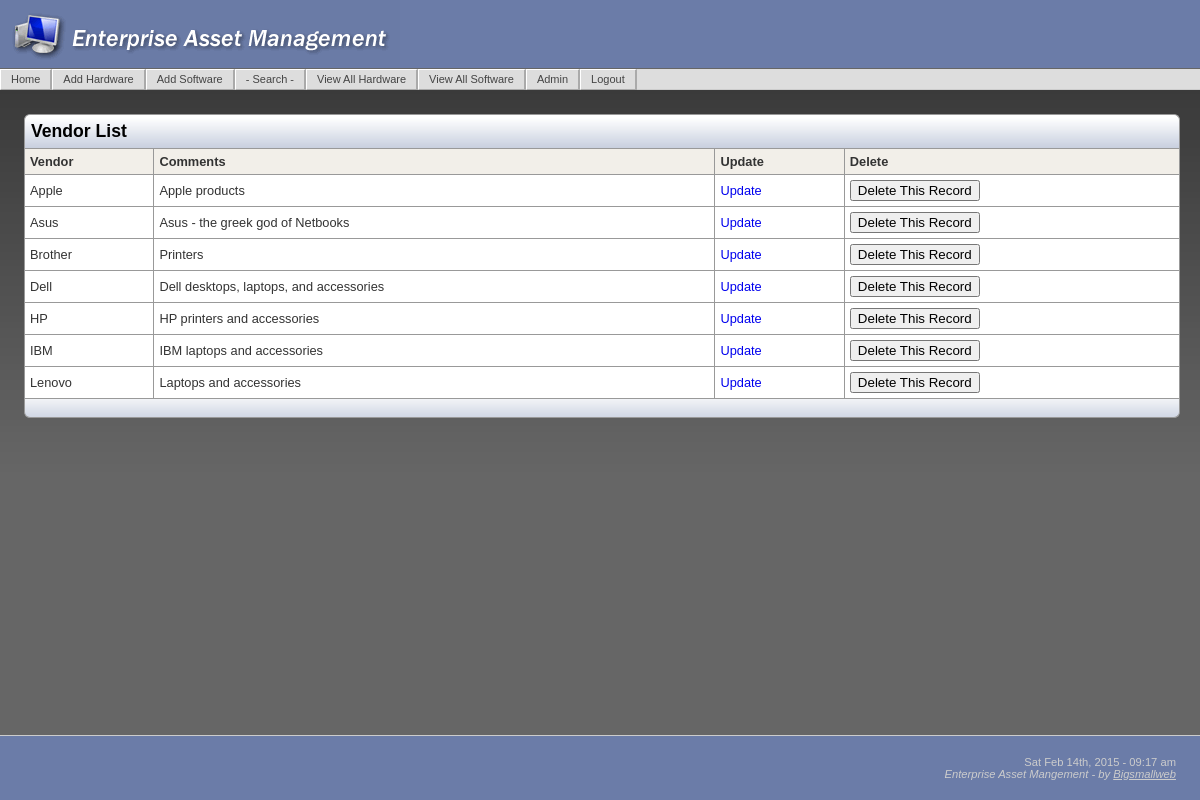
Page /VendorList.php (signed in) on the committed database.
### tables this page shows
CREATE TABLE IF NOT EXISTS `vendors` (
  `vendor_id` int(10) unsigned NOT NULL auto_increment,
  `vendor` varchar(100) NOT NULL default '',
  `comments` text,
  PRIMARY KEY  (`vendor_id`)
);

### VendorList.php (the view, shortened to what this page needs)
<?php require_once('Connections/eam.php'); ?>
<?php
$query_rsVendorList = "SELECT * FROM vendors ORDER BY vendor ASC";
$rsVendorList = mysql_query($query_rsVendorList, $eam) or die(mysql_error());
$row_rsVendorList = mysql_fetch_assoc($rsVendorList);
?>
<?php include('includes/header.php'); ?>
    <h3>Vendor List </h3>
    <table width="600" class="table1">
      <tr>
        <th>Vendor</th>
        <th>Comments</th>
        <th>Update</th>
        <th>Delete</th>
      </tr>
      <?php do { ?>
        <tr>
          <td><?php echo $row_rsVendorList['vendor']; ?></td>
          <td><?php echo $row_rsVendorList['comments']; ?></td>
          <td><a href="VendorUpdate.php?vendor_id=<?php echo $row_rsVendorList['vendor_id']; ?>">Update</a></td>
          <td> <form id="delRecord" name="delRecord" method="post" action="VendorDelete.php?recordID=<?php echo $row_rsVendorList['vendor_id']; ?>">
                  <input name="Submit" type="submit" class="red" value="Delete This Record" />
                </form></td>
        </tr>
      <?php } while ($row_rsVendorList = mysql_fetch_assoc($rsVendorList)); ?>
    </table>
    <table class="pagination">
      <tr>
        <td>&nbsp;</td>
      </tr>
    </table>
<?php include('includes/footer.php'); ?>

### includes/eam_main.css (style rules this page uses)
html, body { font-family: Verdana, Arial, Helvetica, sans-serif; background:url(../images/bkgd.jpg); background-repeat:repeat-x; background-position:top; background-color: #666; margin:0; text-align: center; color: #000000; font-size:100%; height:100% }
h1, h2, h3, h4 { font-family:"Trebuchet MS", Verdana, Arial, Helvetica, sans-serif; }
h3 { font-size:110%; padding:6px; margin:0; background-color:#DADFE9; border-top:1px solid #999; border-right:1px solid #999; border-left:1px solid #999; border-spacing:0px; border-collapse: collapse; background-image:url(../images/titleBk.gif); border-radius: 6px 6px 0 0; -moz-border-radius: 6px 6px 0 0; }
p, td { font-size:80%; }
th { font-size:80%; }
form { margin:0; padding:0; }
a { text-decoration:none; }
table a { display: block; width: 100%; }
.table1 { border-width: 1px; border-spacing:0px; border-style: solid; border-color: #999; border-collapse: collapse; background-color:#FFFFFF; width:100%; }
.table1 th { border-width: 1px; border-style: solid; border-color: #999; padding: 5px; background-color: #F2EFE9; text-align:left; color:#333; }
.table1 td { border-width: 1px; border-style: solid; border-color: #999; padding: 5px; text-align:left; color:#333; }
.pagination { width:100%; border-width: 1px; border-spacing:0px; border-style: solid; border-top:none; border-color: #999; background-color:#FFFFFF; background-image:url(../images/titleBk1.gif); margin:0 auto; border-radius: 0 0 6px 6px; -moz-border-radius:0 0 6px 6px; }
.pagination td { padding: 3px 10px; text-align:left; color:#666; font-size:68%; }

### rows in the picture
vendors: vendor "Apple", comments "Apple products"
vendors: vendor "Asus", comments "Asus - the greek god of Netbooks"
vendors: vendor "Brother", comments "Printers"
vendors: vendor "Dell", comments "Dell desktops, laptops, and accessories"
vendors: vendor "HP", comments "HP printers and accessories"
vendors: vendor "IBM", comments "IBM laptops and accessories"
vendors: vendor "Lenovo", comments "Laptops and accessories"
